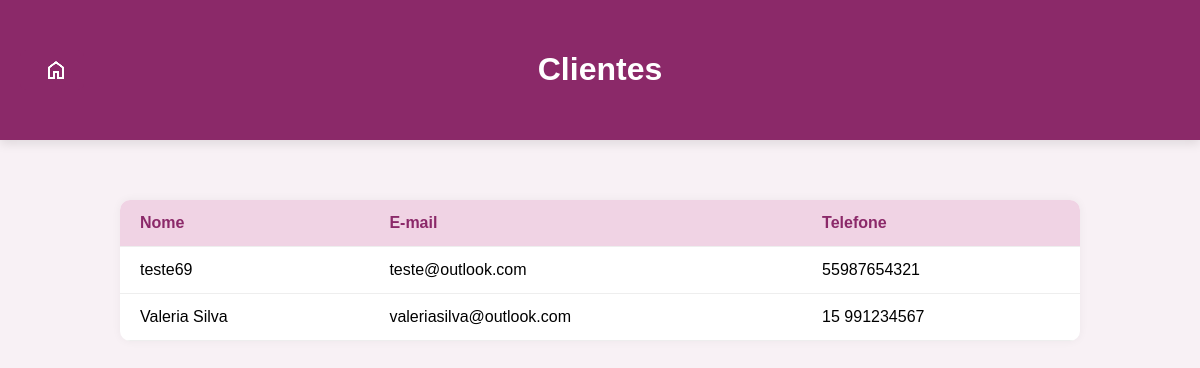
/admin/clientes (signed in), run on an earlier commit of the app's database.
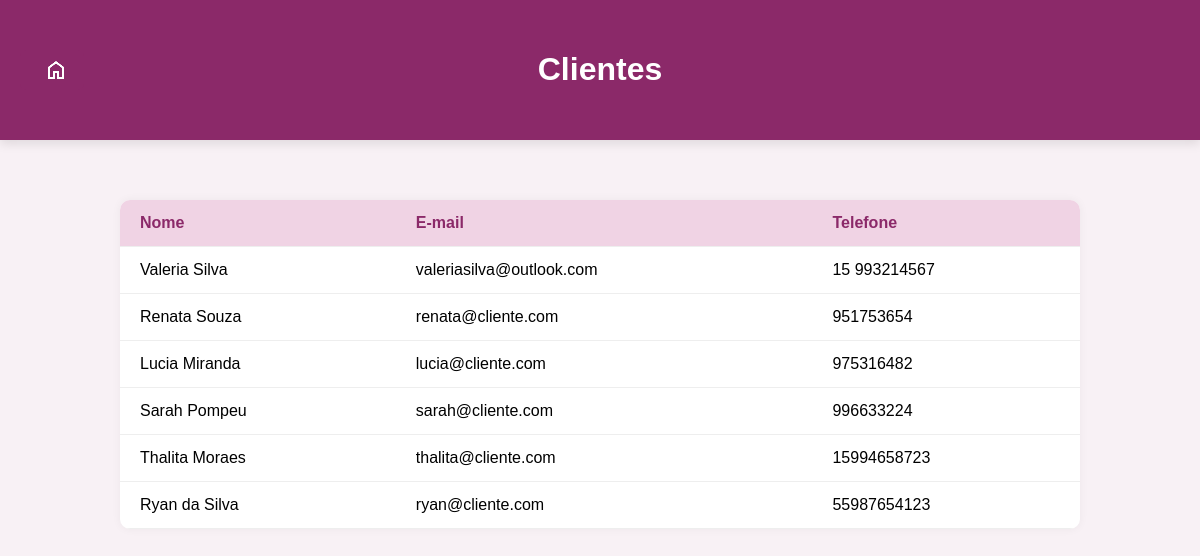
And on a later commit of the database.
### backend/models.py (models this page shows, shortened)
class Cliente(db.Model, UserMixin):
    __tablename__ = 'clientes'
    idCliente = db.Column(db.Integer, primary_key=True)
    nome = db.Column(db.String(100), nullable=False)
    email = db.Column(db.String(120), unique=True, nullable=False)
    telefone = db.Column(db.String(20), nullable=False)
    senha_hash = db.Column(db.String(256), nullable=False)
    agendamentos = db.relationship('Agendamento', back_populates='cliente', lazy=True)

### backend/views.py (the view)
@app.route('/admin/clientes')
@login_required
def admin_clientes():
    if not isinstance(current_user._get_current_object(), Administrador):
        abort(403)
    clientes = Cliente.query.all()
    return render_template('clientes.html', clientes=clientes)

### backend/views.py (called while the page is built)
@login_manager.user_loader
def load_user(user_id):
    if user_id.startswith('admin-'):
        admin_id = user_id.split('-')[1]
        return Administrador.query.get(admin_id)
    elif user_id.startswith('prof-'):
        prof_id = user_id.split('-')[1]
        return Profissional.query.get(prof_id)
    elif user_id.startswith('cliente-'):
        cliente_id = user_id.split('-')[1]
        return Cliente.query.get(cliente_id)
    return None

### templates/clientes.html (shortened to what this page needs)
<!DOCTYPE html>
<html lang="pt-br">
<head>
  <link rel="stylesheet" href="/static/css/style-clientes.css" />
  <link rel="stylesheet" href="/static/css/style-btnInicio.css" />
</head>
<body>
  <header>
    <h1>Clientes</h1>
    <a class="btn-inicio" href="{{ url_for('admin_inicio') }}">
       <img src="/static/img/home.png" alt="Página Inicial">
    </a>
  </header>
  <main>
    <table>
      <thead>
        <tr>
          <th>Nome</th>
          <th>E-mail</th>
          <th>Telefone</th>
        </tr>
      </thead>
      <tbody>
        {% for cliente in clientes %}
          <tr onclick="window.location='{{ url_for('admin_perfil_cliente', cliente_id=cliente.idCliente) }}'">
            <td>{{ cliente.nome }}</td>
            <td>{{ cliente.email }}</td>
            <td>{{ cliente.telefone }}</td>
          </tr>
        {% endfor %}
      </tbody>
    </table>
  </main>
</body>
</html>

What changed in the data, as far as the page shows it:
removed Cliente: nome "teste69", email "teste@outlook.com", telefone "55987654321"
changed Cliente "Valeria Silva": telefone "15 991234567" → "15 993214567"
added Cliente: nome "Renata Souza", email "renata@cliente.com", telefone "951753654"
added Cliente: nome "Lucia Miranda", email "lucia@cliente.com", telefone "975316482"
added Cliente: nome "Sarah Pompeu", email "sarah@cliente.com", telefone "996633224"
added Cliente: nome "Thalita Moraes", email "thalita@cliente.com", telefone "15994658723"
added Cliente: nome "Ryan da Silva", email "ryan@cliente.com", telefone "55987654123"
